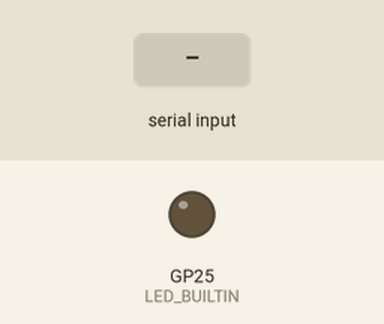
This program was run on a simulated Raspberry Pi Pico. On the bench: output pins drawn as LEDs (lit = HIGH). Dashed ring = blinking. Inputs (shaded band) come from the test bench. What the program prints to the serial monitor is not drawn.

Above: at 0.0 s.
At 1.2 s:
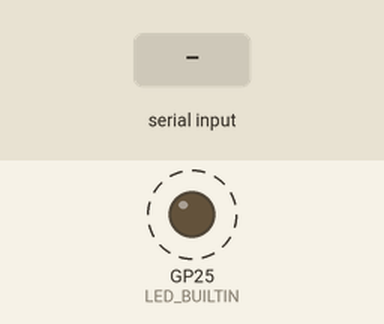
1.3 s: "1" received over the second serial link
Timing chart, 0 to 10.3 s (numbered marks = the images above; inputs shaded):
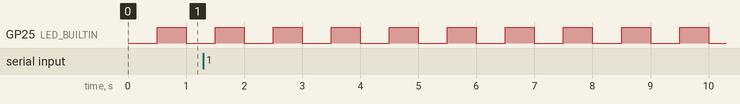

The program:

main.cpp
```cpp
#include <Arduino.h>
struct pinmap{
  uint8_t tx;
  uint8_t rx;
};
// #define serial Serial2
// pinmap um7104={4,5};
SerialPIO serial(13,12);
pinmap um7106={12,13};
void setup() {
Serial.begin(9600);
// serial.setTX(um7106.tx);
// serial.setRX(um7106.rx);
//
// serial.setTX(um7106.tx);
// serial.setRX(um7106.rx);
// serial.setFIFOSize(256);
serial.begin(115200,SERIAL_8E2);
pinMode(LED_BUILTIN,OUTPUT);
}

void loop() {
  while(1){
    if(serial.available()){
      Serial.write(serial.read());
    }
    if(Serial.available()){
      while(!serial.availableForWrite()){}
      serial.write(Serial.read());
    }
    digitalWrite(LED_BUILTIN,millis()%1000>500);

  }
  // put your main code here, to run repeatedly:
}
```

Measured:
- by itself, GP25 (LED_BUILTIN): alternates HIGH for 0.50 s and LOW for 0.50 s
